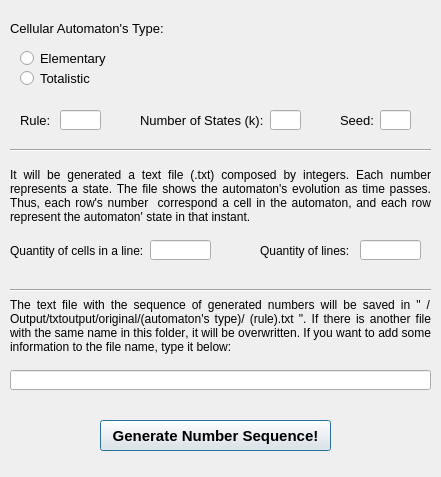
<?xml version="1.0" encoding="UTF-8"?>
<ui version="4.0">
 <class>DGenNumSeq</class>
 <widget class="QDialog" name="DGenNumSeq">
  <property name="geometry">
   <rect>
    <x>0</x>
    <y>0</y>
    <width>441</width>
    <height>477</height>
   </rect>
  </property>
  <property name="windowTitle">
   <string>Generate Number Sequence</string>
  </property>
  <property name="windowIcon">
   <iconset>
    <normaloff>logo.png</normaloff>logo.png</iconset>
  </property>
  <widget class="Line" name="line_2">
   <property name="geometry">
    <rect>
     <x>10</x>
     <y>140</y>
     <width>421</width>
     <height>20</height>
    </rect>
   </property>
   <property name="orientation">
    <enum>Qt::Horizontal</enum>
   </property>
  </widget>
  <widget class="QPushButton" name="pushButtonGenerate">
   <property name="geometry">
    <rect>
     <x>100</x>
     <y>420</y>
     <width>231</width>
     <height>31</height>
    </rect>
   </property>
   <property name="font">
    <font>
     <pointsize>11</pointsize>
     <weight>75</weight>
     <bold>true</bold>
    </font>
   </property>
   <property name="text">
    <string>Generate Number Sequence!</string>
   </property>
  </widget>
  <widget class="QLabel" name="labelSideIt">
   <property name="geometry">
    <rect>
     <x>10</x>
     <y>160</y>
     <width>421</width>
     <height>71</height>
    </rect>
   </property>
   <property name="font">
    <font>
     <pointsize>9</pointsize>
     <strikeout>false</strikeout>
     <kerning>false</kerning>
    </font>
   </property>
   <property name="layoutDirection">
    <enum>Qt::LeftToRight</enum>
   </property>
   <property name="text">
    <string>It will be generated a text file (.txt) composed by integers. Each number represents a state. The file shows the automaton's evolution as time passes. Thus, each row's number  correspond a cell in the automaton, and each row represent the automaton' state in that instant.</string>
   </property>
   <property name="textFormat">
    <enum>Qt::AutoText</enum>
   </property>
   <property name="scaledContents">
    <bool>false</bool>
   </property>
   <property name="alignment">
    <set>Qt::AlignJustify|Qt::AlignVCenter</set>
   </property>
   <property name="wordWrap">
    <bool>true</bool>
   </property>
  </widget>
  <widget class="QLabel" name="labelIt">
   <property name="geometry">
    <rect>
     <x>260</x>
     <y>240</y>
     <width>121</width>
     <height>21</height>
    </rect>
   </property>
   <property name="font">
    <font>
     <pointsize>9</pointsize>
    </font>
   </property>
   <property name="accessibleName">
    <string/>
   </property>
   <property name="autoFillBackground">
    <bool>false</bool>
   </property>
   <property name="text">
    <string>Quantity of lines:</string>
   </property>
   <property name="buddy">
    <cstring>lineEditIt</cstring>
   </property>
  </widget>
  <widget class="QRadioButton" name="radioButtonElementar">
   <property name="geometry">
    <rect>
     <x>20</x>
     <y>50</y>
     <width>91</width>
     <height>17</height>
    </rect>
   </property>
   <property name="font">
    <font>
     <pointsize>10</pointsize>
    </font>
   </property>
   <property name="text">
    <string>Elementary</string>
   </property>
  </widget>
  <widget class="QLabel" name="labelInfo">
   <property name="geometry">
    <rect>
     <x>10</x>
     <y>290</y>
     <width>421</width>
     <height>71</height>
    </rect>
   </property>
   <property name="font">
    <font>
     <pointsize>9</pointsize>
     <strikeout>false</strikeout>
     <kerning>false</kerning>
    </font>
   </property>
   <property name="layoutDirection">
    <enum>Qt::LeftToRight</enum>
   </property>
   <property name="text">
    <string>The text file with the sequence of generated numbers will be saved in &quot; /Output/txtoutput/original/(automaton's type)/ (rule).txt &quot;. If there is another file with the same name in this folder, it will be overwritten. If you want to add some information to the file name, type it below:</string>
   </property>
   <property name="textFormat">
    <enum>Qt::AutoText</enum>
   </property>
   <property name="scaledContents">
    <bool>false</bool>
   </property>
   <property name="alignment">
    <set>Qt::AlignJustify|Qt::AlignVCenter</set>
   </property>
   <property name="wordWrap">
    <bool>true</bool>
   </property>
   <property name="buddy">
    <cstring>lineEditInfo</cstring>
   </property>
  </widget>
  <widget class="QLineEdit" name="lineEditInfo">
   <property name="geometry">
    <rect>
     <x>10</x>
     <y>370</y>
     <width>421</width>
     <height>20</height>
    </rect>
   </property>
  </widget>
  <widget class="Line" name="line_3">
   <property name="geometry">
    <rect>
     <x>10</x>
     <y>280</y>
     <width>421</width>
     <height>20</height>
    </rect>
   </property>
   <property name="orientation">
    <enum>Qt::Horizontal</enum>
   </property>
  </widget>
  <widget class="QLabel" name="labelStates">
   <property name="geometry">
    <rect>
     <x>140</x>
     <y>110</y>
     <width>131</width>
     <height>20</height>
    </rect>
   </property>
   <property name="font">
    <font>
     <pointsize>10</pointsize>
    </font>
   </property>
   <property name="text">
    <string>Number of States (k):</string>
   </property>
   <property name="buddy">
    <cstring>lineEditK</cstring>
   </property>
  </widget>
  <widget class="QLineEdit" name="lineEditSeed">
   <property name="enabled">
    <bool>true</bool>
   </property>
   <property name="geometry">
    <rect>
     <x>380</x>
     <y>110</y>
     <width>31</width>
     <height>20</height>
    </rect>
   </property>
   <property name="text">
    <string/>
   </property>
  </widget>
  <widget class="QLineEdit" name="lineEditRule">
   <property name="geometry">
    <rect>
     <x>60</x>
     <y>110</y>
     <width>41</width>
     <height>20</height>
    </rect>
   </property>
   <property name="text">
    <string/>
   </property>
  </widget>
  <widget class="QLineEdit" name="lineEditIt">
   <property name="geometry">
    <rect>
     <x>360</x>
     <y>240</y>
     <width>61</width>
     <height>20</height>
    </rect>
   </property>
   <property name="text">
    <string/>
   </property>
  </widget>
  <widget class="QLineEdit" name="lineEditSide">
   <property name="geometry">
    <rect>
     <x>150</x>
     <y>240</y>
     <width>61</width>
     <height>20</height>
    </rect>
   </property>
   <property name="text">
    <string/>
   </property>
  </widget>
  <widget class="QRadioButton" name="radioButtonTotalistico">
   <property name="geometry">
    <rect>
     <x>20</x>
     <y>70</y>
     <width>82</width>
     <height>17</height>
    </rect>
   </property>
   <property name="font">
    <font>
     <pointsize>10</pointsize>
    </font>
   </property>
   <property name="text">
    <string>Totalistic</string>
   </property>
  </widget>
  <widget class="QLabel" name="labelTypeCA">
   <property name="geometry">
    <rect>
     <x>10</x>
     <y>20</y>
     <width>181</width>
     <height>16</height>
    </rect>
   </property>
   <property name="font">
    <font>
     <pointsize>10</pointsize>
    </font>
   </property>
   <property name="text">
    <string>Cellular Automaton's Type:</string>
   </property>
  </widget>
  <widget class="QLabel" name="labelRule">
   <property name="geometry">
    <rect>
     <x>20</x>
     <y>110</y>
     <width>51</width>
     <height>20</height>
    </rect>
   </property>
   <property name="font">
    <font>
     <pointsize>10</pointsize>
    </font>
   </property>
   <property name="text">
    <string>Rule:</string>
   </property>
   <property name="buddy">
    <cstring>lineEditRule</cstring>
   </property>
  </widget>
  <widget class="QLabel" name="labelSeed">
   <property name="geometry">
    <rect>
     <x>340</x>
     <y>110</y>
     <width>41</width>
     <height>21</height>
    </rect>
   </property>
   <property name="font">
    <font>
     <pointsize>10</pointsize>
    </font>
   </property>
   <property name="text">
    <string>Seed:</string>
   </property>
   <property name="buddy">
    <cstring>lineEditSeed</cstring>
   </property>
  </widget>
  <widget class="QLineEdit" name="lineEditK">
   <property name="enabled">
    <bool>true</bool>
   </property>
   <property name="geometry">
    <rect>
     <x>270</x>
     <y>110</y>
     <width>31</width>
     <height>20</height>
    </rect>
   </property>
   <property name="text">
    <string/>
   </property>
  </widget>
  <widget class="QLabel" name="labelSide">
   <property name="geometry">
    <rect>
     <x>10</x>
     <y>240</y>
     <width>161</width>
     <height>21</height>
    </rect>
   </property>
   <property name="font">
    <font>
     <pointsize>9</pointsize>
    </font>
   </property>
   <property name="text">
    <string>Quantity of cells in a line:</string>
   </property>
   <property name="buddy">
    <cstring>lineEditSide</cstring>
   </property>
  </widget>
 </widget>
 <tabstops>
  <tabstop>radioButtonElementar</tabstop>
  <tabstop>radioButtonTotalistico</tabstop>
  <tabstop>lineEditRule</tabstop>
  <tabstop>lineEditK</tabstop>
  <tabstop>lineEditSeed</tabstop>
  <tabstop>lineEditSide</tabstop>
  <tabstop>lineEditIt</tabstop>
  <tabstop>lineEditInfo</tabstop>
  <tabstop>pushButtonGenerate</tabstop>
 </tabstops>
 <resources/>
 <connections>
  <connection>
   <sender>radioButtonElementar</sender>
   <signal>clicked(bool)</signal>
   <receiver>lineEditK</receiver>
   <slot>setDisabled(bool)</slot>
   <hints>
    <hint type="sourcelabel">
     <x>79</x>
     <y>60</y>
    </hint>
    <hint type="destinationlabel">
     <x>293</x>
     <y>119</y>
    </hint>
   </hints>
  </connection>
  <connection>
   <sender>radioButtonElementar</sender>
   <signal>clicked(bool)</signal>
   <receiver>lineEditSeed</receiver>
   <slot>setDisabled(bool)</slot>
   <hints>
    <hint type="sourcelabel">
     <x>47</x>
     <y>63</y>
    </hint>
    <hint type="destinationlabel">
     <x>388</x>
     <y>113</y>
    </hint>
   </hints>
  </connection>
  <connection>
   <sender>radioButtonTotalistico</sender>
   <signal>clicked(bool)</signal>
   <receiver>lineEditK</receiver>
   <slot>setEnabled(bool)</slot>
   <hints>
    <hint type="sourcelabel">
     <x>80</x>
     <y>82</y>
    </hint>
    <hint type="destinationlabel">
     <x>280</x>
     <y>121</y>
    </hint>
   </hints>
  </connection>
  <connection>
   <sender>radioButtonTotalistico</sender>
   <signal>clicked(bool)</signal>
   <receiver>lineEditSeed</receiver>
   <slot>setEnabled(bool)</slot>
   <hints>
    <hint type="sourcelabel">
     <x>40</x>
     <y>83</y>
    </hint>
    <hint type="destinationlabel">
     <x>396</x>
     <y>121</y>
    </hint>
   </hints>
  </connection>
  <connection>
   <sender>pushButtonGenerate</sender>
   <signal>clicked()</signal>
   <receiver>DGenNumSeq</receiver>
   <slot>close()</slot>
   <hints>
    <hint type="sourcelabel">
     <x>271</x>
     <y>426</y>
    </hint>
    <hint type="destinationlabel">
     <x>375</x>
     <y>427</y>
    </hint>
   </hints>
  </connection>
 </connections>
</ui>
